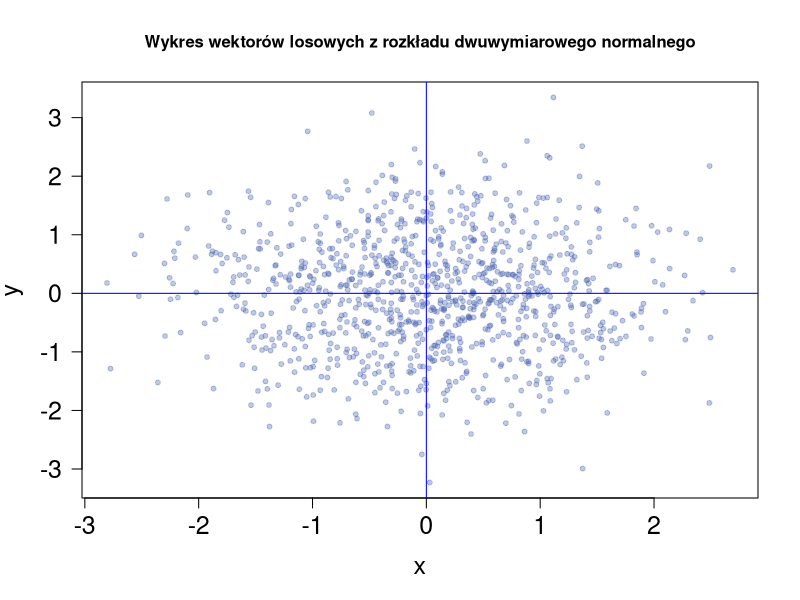
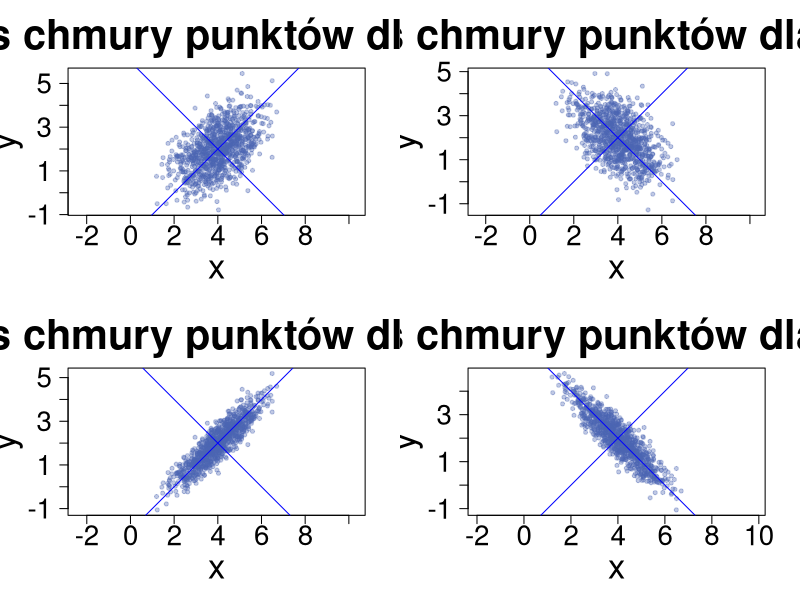
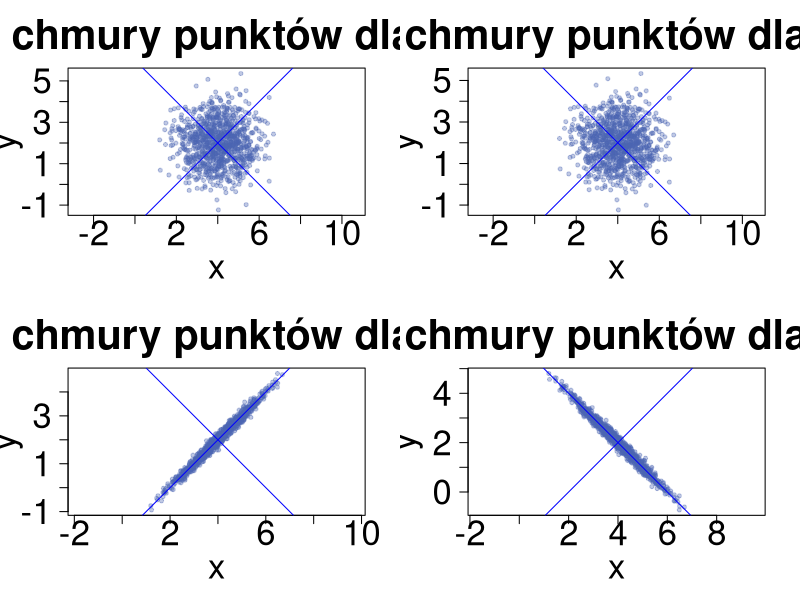
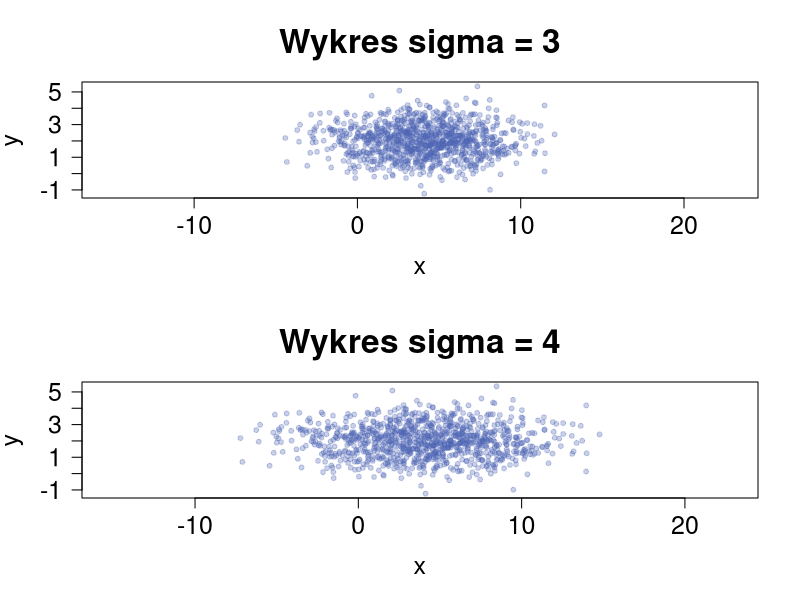
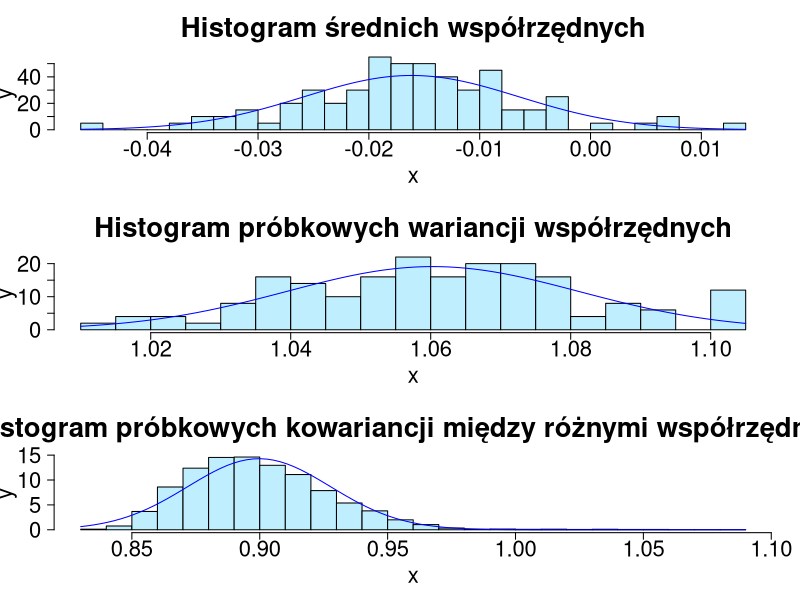

Reproduce these figures in R, in order.
## ---- chunk 1
knitr::opts_chunk$set(echo = TRUE)
## ---- chunk 2
options(scipen=999)
## ---- chunk 3

set.seed(58)
vec <- rnorm(2000,0,1)
v <- matrix(vec,nrow = 1000)
plot(v, 
     pch = 20, 
     xlab = "x", 
     ylab = "y", 
     main = "Wykres wektorów losowych z rozkładu dwuwymiarowego normalnego",
     col = rgb(0.30, 0.40, 0.70, 0.35),
     las = 1,
     cex.lab = 1.5, cex.axis = 1.5, cex.main = 1)
abline(h = 0, v = 0, col = "blue")

## ---- chunk 4

#Rysujmey 4 wykresy w zależności od p ( 4 przypadki)
p <- c(0.5, -0.5, 0.9, -0.9)
b <- c(4,2)


sigma1 <- matrix(c(1, p[1], p[1], 1), byrow = TRUE, nrow = 2, ncol = 2)
a1 <- t(chol(sigma1))
y1 <- a1%*%t(v) + replicate(1000, b)

sigma2 <- matrix(c(1, p[2], p[2], 1), byrow = TRUE, nrow = 2, ncol = 2)
a2 <- t(chol(sigma2))
y2 <- a2%*%t(v) + replicate(1000, b)

sigma3 <- matrix(c(1, p[3], p[3], 1), byrow = TRUE, nrow = 2, ncol = 2)
a3 <- t(chol(sigma3))
y3 <- a3%*%t(v) + replicate(1000, b)

sigma4 <- matrix(c(1, p[4], p[4], 1), byrow = TRUE, nrow = 2, ncol = 2)
a4 <- t(chol(sigma4))
y4 <- a4%*%t(v) + replicate(1000, b)


#eigen(sigma1)
#eigen(sigma2)
#eigen(sigma3)
#eigen(sigma4)


par(mfrow = c(2, 2))

plot(t(y1),
     asp = 1, 
     pch = 20, 
     xlab = "x", 
     ylab = "y", 
     col = rgb(0.30, 0.40, 0.70, 0.35),
     main =  paste0("Wykres chmury punktów dla p = ", p[1]),
     las = 1,
     cex.lab = 2.5, cex.axis = 2, cex.main = 3)
abline(a = -2, b = 1, col="blue") 
abline(a = 6, b = -1, col="blue") 



plot(t(y2),
     asp = 1, 
     pch = 20, 
     xlab = "x", 
     ylab = "y", 
     col = rgb(0.30, 0.40, 0.70, 0.35),
     main =  paste0("Wykres chmury punktów dla p = ", p[2]),
     las = 1,
     cex.lab = 2.5, cex.axis = 2, cex.main = 3)
abline(a = -2, b = 1, col="blue") 
abline(a = 6, b = -1, col="blue") 

plot(t(y3),
     asp = 1, 
     pch = 20, 
     xlab = "x", 
     ylab = "y", 
     col = rgb(0.30, 0.40, 0.70, 0.35),
     main =  paste0("Wykres chmury punktów dla p = ", p[3]),
     las = 1,
     cex.lab = 2.5, cex.axis = 2, cex.main = 3)
abline(a = -2, b = 1, col="blue") 
abline(a = 6, b = -1, col="blue") 

plot(t(y4),
     asp = 1, 
     pch = 20, 
     xlab = "x", 
     ylab = "y", 
     col = rgb(0.30, 0.40, 0.70, 0.35),
     main =  paste0("Wykres chmury punktów dla p = ", p[4]),
     las = 1,
     cex.lab = 2.5, cex.axis = 2, cex.main = 3)
abline(a = -2, b = 1, col="blue") 
abline(a = 6, b = -1, col="blue") 
## ---- chunk 5

#Rysujmey 4 wykresy w zależności od p ( 4 przypadki)
p <- c(0.01, -0.01, 0.99, -0.99)
b <- c(4,2)


sigma1 <- matrix(c(1, p[1], p[1], 1), byrow = TRUE, nrow = 2, ncol = 2)
a1 <- t(chol(sigma1))
y1 <- a1%*%t(v) + replicate(1000, b)

sigma2 <- matrix(c(1, p[2], p[2], 1), byrow = TRUE, nrow = 2, ncol = 2)
a2 <- t(chol(sigma2))
y2 <- a2%*%t(v) + replicate(1000, b)

sigma3 <- matrix(c(1, p[3], p[3], 1), byrow = TRUE, nrow = 2, ncol = 2)
a3 <- t(chol(sigma3))
y3 <- a3%*%t(v) + replicate(1000, b)

sigma4 <- matrix(c(1, p[4], p[4], 1), byrow = TRUE, nrow = 2, ncol = 2)
a4 <- t(chol(sigma4))
y4 <- a4%*%t(v) + replicate(1000, b)


#eigen(sigma1)
#eigen(sigma2)
#eigen(sigma3)
#eigen(sigma4)


par(mfrow = c(2, 2))

plot(t(y1),
     asp = 1, 
     pch = 20, 
     xlab = "x", 
     ylab = "y", 
     col = rgb(0.30, 0.40, 0.70, 0.35),
     main =  paste0("Wykres chmury punktów dla p = ", p[1]),
     las = 1,
     cex.lab = 2.5, cex.axis = 2.5, cex.main = 3)
abline(a = -2, b = 1, col="blue") 
abline(a = 6, b = -1, col="blue") 



plot(t(y2),
     asp = 1, 
     pch = 20, 
     xlab = "x", 
     ylab = "y", 
     col = rgb(0.30, 0.40, 0.70, 0.35),
     main =  paste0("Wykres chmury punktów dla p = ", p[2]),
     las = 1,
     cex.lab = 2.5, cex.axis = 2.5, cex.main = 3)
abline(a = -2, b = 1, col="blue") 
abline(a = 6, b = -1, col="blue") 

plot(t(y3),
     asp = 1, 
     pch = 20, 
     xlab = "x", 
     ylab = "y", 
     col = rgb(0.30, 0.40, 0.70, 0.35),
     main =  paste0("Wykres chmury punktów dla p = ", p[3]),
     las = 1,
     cex.lab = 2.5, cex.axis = 2.5, cex.main = 3)
abline(a = -2, b = 1, col="blue") 
abline(a = 6, b = -1, col="blue") 

plot(t(y4),
     asp = 1, 
     pch = 20, 
     xlab = "x",
     ylab = "y", 
     col = rgb(0.30, 0.40, 0.70, 0.35),
     main =  paste0("Wykres chmury punktów dla p = ", p[4]),
     las = 1,
     cex.lab = 2.5, cex.axis = 2.5, cex.main = 3)
abline(a = -2, b = 1, col="blue") 
abline(a = 6, b = -1, col="blue")
## ---- chunk 6

#Rysujmey 2 wykresy w zależności od małej sigmy (wariancji)
sigma_small <- c(9,16)
b <- c(4,2)


sigma1 <- matrix( c(sigma_small[1], 0, 0, 1), byrow = TRUE, nrow = 2, ncol = 2)
a1 <- t(chol(sigma1))
y1 <- a1%*%t(v) + replicate(1000, b)


sigma2 <- matrix(c(sigma_small[2], 0, 0, 1), byrow = TRUE, nrow = 2, ncol = 2)
a2 <- t(chol(sigma2))
y2 <- a2%*%t(v) + replicate(1000, b)

par(mfrow = c(2, 1))

plot(t(y1),
     asp = 1, 
     pch = 20, 
     xlab = "x", 
     ylab = "y",
     col = rgb(0.30, 0.40, 0.70, 0.30),
     main =  paste0("Wykres sigma = ", 3),
     las = 1,
     cex.lab = 1.5, cex.axis = 1.5, cex.main = 2)

plot(t(y2),
     asp = 1, 
     pch = 20, 
     xlab = "x", 
     ylab = "y", 
     col = rgb(0.30, 0.40, 0.70, 0.30),
     main =  paste0("Wykres sigma = ", 4),
     las = 1,
     cex.lab = 1.5, cex.axis = 1.5, cex.main = 2)

## ---- chunk 7
#a 
vec <- rnorm(100000,0,1)
x <- matrix(vec,nrow = 1000, byrow =TRUE)
#dim(x)
# Wnioski: Wygenerowano $1000$ wektorów losowych długości $100$ z r. wielowymiarowego normlanego. 
## ---- chunk 8
#b
sigma <- matrix(0.9, nrow=100, ncol=100)
diag(sigma) <- 1

A <- chol(sigma) #górnotrójkątna
x_hat <- x%*%(A)

# dim(x_hat)
# x_hat ~N(0, sigma)
# Wnioski: Macierz $A$ wyznaczamy za pomoca rozkładu Cholskiego, co pozwala wyznaczyć nam macierz przekształcenia $\tilde{X}$.
## ---- chunk 9
#c

#mean(x_hat) -> 0
#var(x_hat) -> 1
#cov(x_hat) -> 0.9

 
var_x_hat <- apply(x_hat, 2, var)
mean_x_hat <- apply(x_hat, 2, mean)
cov_x_hat <- cov(x_hat * lower.tri(x_hat, diag = FALSE))

par(mfrow = c(3, 1))

hist(mean_x_hat,
     breaks = 30,
     xlab = "x", 
     ylab = "y",
     col = "lightblue1",
     freq = FALSE,
     main = "Histogram średnich współrzędnych",
     las = 1,
     cex.lab = 2, cex.axis = 2, cex.main = 2.5)
curve(dnorm(x, mean(mean_x_hat),sd(mean_x_hat)), add =TRUE, col = "blue")

hist(var_x_hat,
     breaks = 25,
     xlab = "x", 
     ylab = "y",
     col = "lightblue1",
     freq = FALSE,
     main = "Histogram próbkowych wariancji współrzędnych",
     las = 1,
     cex.lab = 2, cex.axis = 2, cex.main = 2.5)
curve(dnorm(x, mean(var_x_hat),sd(var_x_hat)), add = TRUE, col ="blue" )

hist(cov_x_hat,
     breaks = 30,
     xlab = "x", 
     ylab = "y",
     freq = FALSE,
     col = "lightblue1",
     main = "Histogram próbkowych kowariancji między różnymi współrzędnymi",
     las = 1,
     cex.lab = 2, cex.axis = 2, cex.main = 2.5)
curve(dnorm(x, mean(cov_x_hat),sd(cov_x_hat)), add =TRUE, col="blue")
## ---- chunk 10
#d własna funkcja dla r. Cholskiego

cholski <- function(Sigma) {
  
  if (ncol(Sigma) != nrow(Sigma))
    stop("Macierz nie jest kwadratowa")
  
  A <- matrix(0, nrow(Sigma), nrow(Sigma))
  
  for (w in 1:nrow(Sigma)) {
    for (k in w:nrow(Sigma)) {
      if (k == w) {
          A[w,k] <- sqrt(Sigma[w,w] - sum(A[1:(k-1), w]^2))
          }
      else {
          A[w,k] <- (Sigma[w,k] - sum(A[k, 1:(w-1)] * A[w, 1:(w-1)])) / (A[w,w])
        }
    }
  }
  
  return(A)
}

# testy

# chol(sigma1)
# cholski(sigma1)

# chol(sigma3)
# cholski(sigma3)

# Wnioski: Testy wykazały, że funkcja chol(), daje taki sam wynik jak napisana przeze mnie funkcja cholski().
